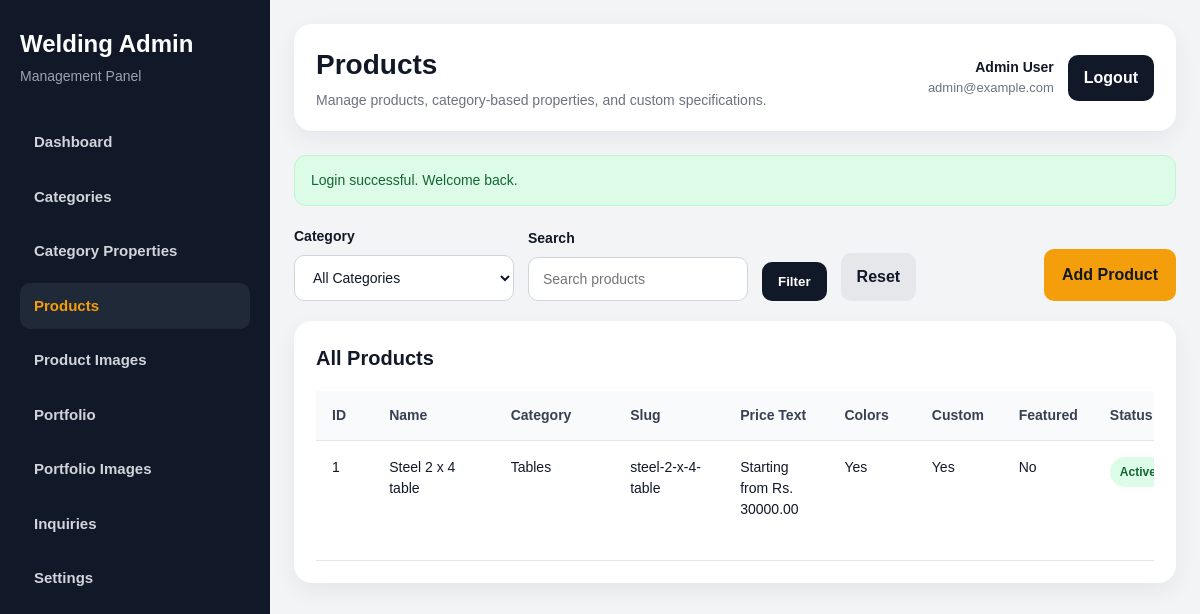
The app's page /admin/products/index.php (signed in), older data.
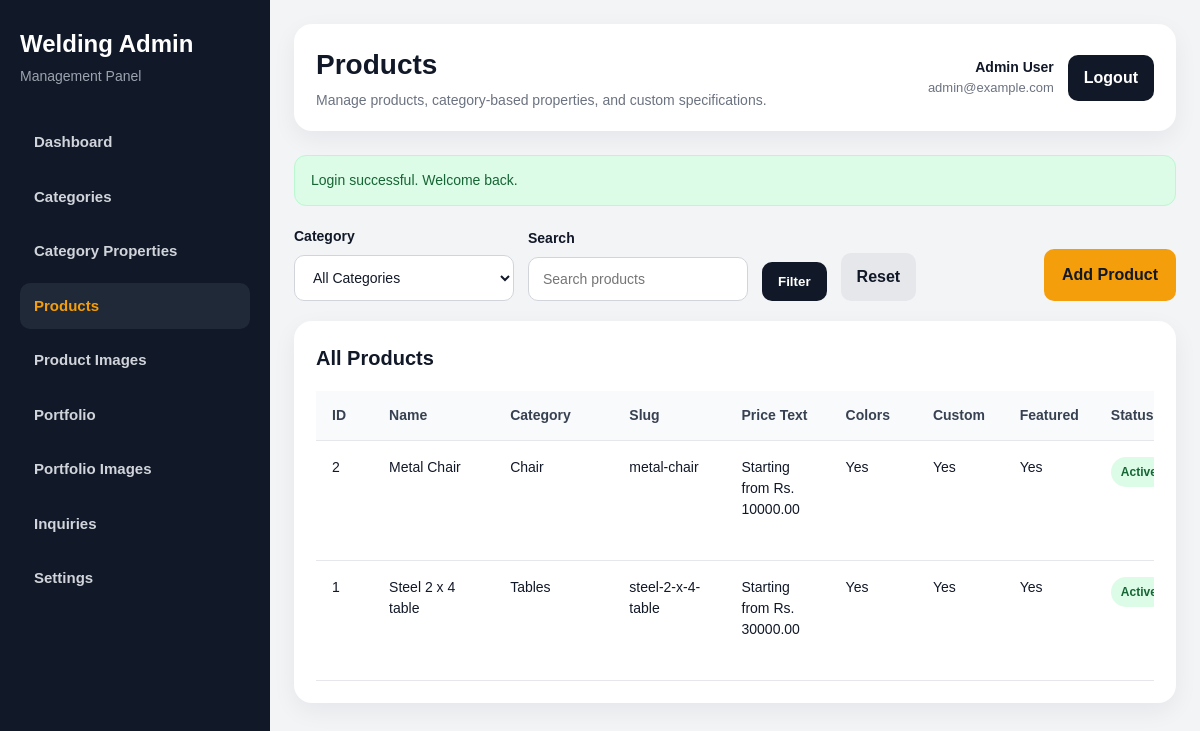
The same page, newer data.
### tables this page shows
CREATE TABLE `products` (
  `id` int NOT NULL,
  `category_id` int NOT NULL,
  `name` varchar(200) NOT NULL,
  `slug` varchar(220) NOT NULL,
  `short_description` text,
  `full_description` text,
  `price_text` varchar(150) DEFAULT NULL,
  `available_colors` text,
  `is_customizable` tinyint(1) DEFAULT '1',
  `is_featured` tinyint(1) DEFAULT '0',
  `status` tinyint(1) DEFAULT '1',
  `created_at` timestamp NULL DEFAULT CURRENT_TIMESTAMP
);

CREATE TABLE `categories` (
  `id` int NOT NULL,
  `name` varchar(150) NOT NULL,
  `slug` varchar(180) NOT NULL,
  `description` text,
  `status` tinyint(1) DEFAULT '1',
  `created_at` timestamp NULL DEFAULT CURRENT_TIMESTAMP
);

### includes/functions.php (called while the page is built, shortened)
<?php
function e($value): string
{
    return htmlspecialchars((string)($value ?? ''), ENT_QUOTES, 'UTF-8');
}

### admin/products/index.php (the view, shortened to what the changed rows need)
<?php
require_once __DIR__ . '/../includes/auth.php';
$sql = "
    SELECT p.*, c.name AS category_name,
           (
               SELECT COUNT(*)
               FROM product_property_values ppv
               WHERE ppv.product_id = p.id
           ) AS property_count,
           (
               SELECT COUNT(*)
               FROM product_extra_properties pep
               WHERE pep.product_id = p.id
           ) AS extra_property_count
    FROM products p
    INNER JOIN categories c ON c.id = p.category_id
    WHERE 1 = 1
";
$params = [];
$sql .= " ORDER BY p.id DESC ";
$stmt = $pdo->prepare($sql);
$stmt->execute($params);
$products = $stmt->fetchAll();
require_once __DIR__ . '/../includes/header.php';
?>
<div class="admin-layout">
    <?php require_once __DIR__ . '/../includes/sidebar.php'; ?>
    <main class="admin-main">
        <?php require_once __DIR__ . '/../includes/topbar.php'; ?>
        <section class="content-card">
            <?php if (!empty($products)): ?>
                <div class="table-wrap">
                    <table class="admin-table">
                        <thead>
                            <tr>
                                <th width="70">ID</th>
                                <th width="180">Name</th>
                                <th width="150">Category</th>
                                <th width="160">Slug</th>
                                <th width="120">Price Text</th>
                                <th width="100">Colors</th>
                                <th width="90">Custom</th>
                                <th width="90">Featured</th>
                                <th width="100">Status</th>
                            </tr>
                        </thead>
                        <tbody>
                            <?php foreach ($products as $product): ?>
                                <tr>
                                    <td><?php echo e($product['id']); ?></td>
                                    <td><?php echo e($product['name']); ?></td>
                                    <td><?php echo e($product['category_name']); ?></td>
                                    <td><?php echo e($product['slug']); ?></td>
                                    <td><?php echo e($product['price_text'] ?: '-'); ?></td>
                                    <td><?php echo e($product['available_colors'] ? 'Yes' : 'No'); ?></td>
                                    <td><?php echo (int)$product['is_customizable'] === 1 ? 'Yes' : 'No'; ?></td>
                                    <td><?php echo (int)$product['is_featured'] === 1 ? 'Yes' : 'No'; ?></td>
                                    <td>
                                        <?php if ((int)$product['status'] === 1): ?>
                                            <span class="status-badge active">Active</span>
                                        <?php else: ?>
                                            <span class="status-badge inactive">Inactive</span>
                                        <?php endif; ?>
                                    </td>
                                </tr>
                            <?php endforeach; ?>
                        </tbody>
                    </table>
                </div>
            <?php else: ?>
                <div class="empty-state">
                    <p>No products found yet.</p>
                </div>
            <?php endif; ?>
        </section>
    </main>
</div>
<?php require_once __DIR__ . '/../includes/footer.php'; ?>

Row changes from the older to the newer data that the page shows:
added products: id "2", name "Metal Chair", category.name "Chair", slug "metal-chair", price_text "Starting from Rs. 10000.00", available_colors "Yes", is_customizable "Yes", is_featured "Yes", status "Active"
changed products "Steel 2 x 4 table": is_featured "No" → "Yes"
